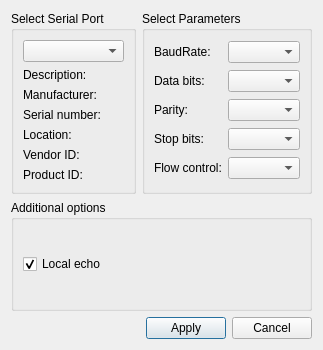
<?xml version="1.0" encoding="UTF-8"?>
<ui version="4.0">
 <class>SettingsDialog</class>
 <widget class="QDialog" name="SettingsDialog">
  <property name="windowModality">
   <enum>Qt::ApplicationModal</enum>
  </property>
  <property name="geometry">
   <rect>
    <x>0</x>
    <y>0</y>
    <width>323</width>
    <height>350</height>
   </rect>
  </property>
  <property name="windowTitle">
   <string>Settings</string>
  </property>
  <layout class="QGridLayout" name="gridLayout_3">
   <item row="0" column="1">
    <widget class="QGroupBox" name="parametersBox">
     <property name="title">
      <string>Select Parameters</string>
     </property>
     <layout class="QGridLayout" name="gridLayout_2">
      <item row="0" column="0">
       <widget class="QLabel" name="baudRateLabel">
        <property name="text">
         <string>BaudRate:</string>
        </property>
       </widget>
      </item>
      <item row="0" column="1">
       <widget class="QComboBox" name="baudRateBox"/>
      </item>
      <item row="1" column="0">
       <widget class="QLabel" name="dataBitsLabel">
        <property name="text">
         <string>Data bits:</string>
        </property>
       </widget>
      </item>
      <item row="1" column="1">
       <widget class="QComboBox" name="dataBitsBox"/>
      </item>
      <item row="2" column="0">
       <widget class="QLabel" name="parityLabel">
        <property name="text">
         <string>Parity:</string>
        </property>
       </widget>
      </item>
      <item row="2" column="1">
       <widget class="QComboBox" name="parityBox"/>
      </item>
      <item row="3" column="0">
       <widget class="QLabel" name="stopBitsLabel">
        <property name="text">
         <string>Stop bits:</string>
        </property>
       </widget>
      </item>
      <item row="3" column="1">
       <widget class="QComboBox" name="stopBitsBox"/>
      </item>
      <item row="4" column="0">
       <widget class="QLabel" name="flowControlLabel">
        <property name="text">
         <string>Flow control:</string>
        </property>
       </widget>
      </item>
      <item row="4" column="1">
       <widget class="QComboBox" name="flowControlBox"/>
      </item>
     </layout>
    </widget>
   </item>
   <item row="0" column="0">
    <widget class="QGroupBox" name="selectBox">
     <property name="title">
      <string>Select Serial Port</string>
     </property>
     <layout class="QGridLayout" name="gridLayout">
      <item row="0" column="0">
       <widget class="QComboBox" name="serialPortInfoListBox"/>
      </item>
      <item row="1" column="0">
       <widget class="QLabel" name="descriptionLabel">
        <property name="text">
         <string>Description:</string>
        </property>
       </widget>
      </item>
      <item row="2" column="0">
       <widget class="QLabel" name="manufacturerLabel">
        <property name="text">
         <string>Manufacturer:</string>
        </property>
       </widget>
      </item>
      <item row="3" column="0">
       <widget class="QLabel" name="serialNumberLabel">
        <property name="text">
         <string>Serial number:</string>
        </property>
       </widget>
      </item>
      <item row="4" column="0">
       <widget class="QLabel" name="locationLabel">
        <property name="text">
         <string>Location:</string>
        </property>
       </widget>
      </item>
      <item row="5" column="0">
       <widget class="QLabel" name="vidLabel">
        <property name="text">
         <string>Vendor ID:</string>
        </property>
       </widget>
      </item>
      <item row="6" column="0">
       <widget class="QLabel" name="pidLabel">
        <property name="text">
         <string>Product ID:</string>
        </property>
       </widget>
      </item>
     </layout>
    </widget>
   </item>
   <item row="2" column="0" colspan="2">
    <layout class="QHBoxLayout" name="horizontalLayout">
     <item>
      <spacer name="horizontalSpacer">
       <property name="orientation">
        <enum>Qt::Horizontal</enum>
       </property>
       <property name="sizeHint" stdset="0">
        <size>
         <width>96</width>
         <height>20</height>
        </size>
       </property>
      </spacer>
     </item>
     <item>
      <widget class="QPushButton" name="applyButton">
       <property name="text">
        <string>Apply</string>
       </property>
      </widget>
     </item>
     <item>
      <widget class="QPushButton" name="cancelButton">
       <property name="text">
        <string>Cancel</string>
       </property>
      </widget>
     </item>
    </layout>
   </item>
   <item row="1" column="0" colspan="2">
    <widget class="QGroupBox" name="additionalOptionsGroupBox">
     <property name="title">
      <string>Additional options</string>
     </property>
     <layout class="QVBoxLayout" name="verticalLayout">
      <item>
       <widget class="QCheckBox" name="localEchoCheckBox">
        <property name="text">
         <string>Local echo</string>
        </property>
        <property name="checked">
         <bool>true</bool>
        </property>
       </widget>
      </item>
     </layout>
    </widget>
   </item>
  </layout>
 </widget>
 <resources/>
 <connections/>
</ui>
